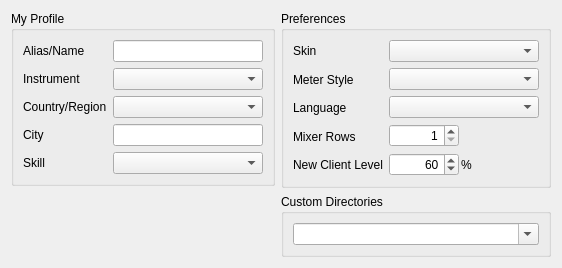
     <widget class="QWidget" name="tab_0_User">
      <attribute name="title">
       <string>User Setup</string>
      </attribute>
      <layout class="QVBoxLayout" name="verticalLayout_18">
       <item>
        <layout class="QHBoxLayout" name="horizontalLayout_2">
         <item>
          <layout class="QVBoxLayout" name="verticalLayout_12">
           <item>
            <spacer name="verticalSpacer_8">
             <property name="orientation">
              <enum>Qt::Vertical</enum>
             </property>
             <property name="sizeType">
              <enum>QSizePolicy::Preferred</enum>
             </property>
             <property name="sizeHint" stdset="0">
              <size>
               <width>20</width>
               <height>0</height>
              </size>
             </property>
            </spacer>
           </item>
           <item>
            <widget class="QGroupBox" name="grbMusician">
             <property name="title">
              <string>My Profile</string>
             </property>
             <layout class="QVBoxLayout" name="verticalLayout_10">
              <item>
               <layout class="QHBoxLayout" name="horizontalLayout_9">
                <item>
                 <layout class="QVBoxLayout" name="verticalLayout_8">
                  <item>
                   <widget class="QLabel" name="plblAlias">
                    <property name="sizePolicy">
                     <sizepolicy hsizetype="Preferred" vsizetype="Preferred">
                      <horstretch>0</horstretch>
                      <verstretch>0</verstretch>
                     </sizepolicy>
                    </property>
                    <property name="text">
                     <string>Alias/Name</string>
                    </property>
                   </widget>
                  </item>
                  <item>
                   <widget class="QLabel" name="plblInstrument">
                    <property name="sizePolicy">
                     <sizepolicy hsizetype="Preferred" vsizetype="Preferred">
                      <horstretch>0</horstretch>
                      <verstretch>0</verstretch>
                     </sizepolicy>
                    </property>
                    <property name="text">
                     <string>Instrument</string>
                    </property>
                   </widget>
                  </item>
                  <item>
                   <widget class="QLabel" name="plblCountry">
                    <property name="sizePolicy">
                     <sizepolicy hsizetype="Preferred" vsizetype="Preferred">
                      <horstretch>0</horstretch>
                      <verstretch>0</verstretch>
                     </sizepolicy>
                    </property>
                    <property name="text">
                     <string>Country/Region</string>
                    </property>
                   </widget>
                  </item>
                  <item>
                   <widget class="QLabel" name="plblCity">
                    <property name="sizePolicy">
                     <sizepolicy hsizetype="Preferred" vsizetype="Preferred">
                      <horstretch>0</horstretch>
                      <verstretch>0</verstretch>
                     </sizepolicy>
                    </property>
                    <property name="text">
                     <string>City</string>
                    </property>
                   </widget>
                  </item>
                  <item>
                   <widget class="QLabel" name="plblSkill">
                    <property name="sizePolicy">
                     <sizepolicy hsizetype="Preferred" vsizetype="Preferred">
                      <horstretch>0</horstretch>
                      <verstretch>0</verstretch>
                     </sizepolicy>
                    </property>
                    <property name="text">
                     <string>Skill</string>
                    </property>
                   </widget>
                  </item>
                 </layout>
                </item>
                <item>
                 <layout class="QVBoxLayout" name="verticalLayout_9">
                  <item>
                   <widget class="QLineEdit" name="pedtAlias">
                    <property name="sizePolicy">
                     <sizepolicy hsizetype="Expanding" vsizetype="Preferred">
                      <horstretch>0</horstretch>
                      <verstretch>0</verstretch>
                     </sizepolicy>
                    </property>
                    <property name="minimumSize">
                     <size>
                      <width>150</width>
                      <height>0</height>
                     </size>
                    </property>
                   </widget>
                  </item>
                  <item>
                   <widget class="QComboBox" name="pcbxInstrument">
                    <property name="sizePolicy">
                     <sizepolicy hsizetype="Expanding" vsizetype="Preferred">
                      <horstretch>0</horstretch>
                      <verstretch>0</verstretch>
                     </sizepolicy>
                    </property>
                    <property name="minimumSize">
                     <size>
                      <width>150</width>
                      <height>0</height>
                     </size>
                    </property>
                   </widget>
                  </item>
                  <item>
                   <widget class="QComboBox" name="pcbxCountry">
                    <property name="sizePolicy">
                     <sizepolicy hsizetype="Expanding" vsizetype="Preferred">
                      <horstretch>0</horstretch>
                      <verstretch>0</verstretch>
                     </sizepolicy>
                    </property>
                    <property name="minimumSize">
                     <size>
                      <width>150</width>
                      <height>0</height>
                     </size>
                    </property>
                   </widget>
                  </item>
                  <item>
                   <widget class="QLineEdit" name="pedtCity">
                    <property name="sizePolicy">
                     <sizepolicy hsizetype="Expanding" vsizetype="Preferred">
                      <horstretch>0</horstretch>
                      <verstretch>0</verstretch>
                     </sizepolicy>
                    </property>
                    <property name="minimumSize">
                     <size>
                      <width>150</width>
                      <height>0</height>
                     </size>
                    </property>
                   </widget>
                  </item>
                  <item>
                   <widget class="QComboBox" name="pcbxSkill">
                    <property name="sizePolicy">
                     <sizepolicy hsizetype="Expanding" vsizetype="Preferred">
                      <horstretch>0</horstretch>
                      <verstretch>0</verstretch>
                     </sizepolicy>
                    </property>
                    <property name="minimumSize">
                     <size>
                      <width>150</width>
                      <height>0</height>
                     </size>
                    </property>
                   </widget>
                  </item>
                 </layout>
                </item>
               </layout>
              </item>
             </layout>
            </widget>
           </item>
           <item>
            <spacer name="verticalSpacer_7">
             <property name="orientation">
              <enum>Qt::Vertical</enum>
             </property>
             <property name="sizeType">
              <enum>QSizePolicy::Preferred</enum>
             </property>
             <property name="sizeHint" stdset="0">
              <size>
               <width>0</width>
               <height>0</height>
              </size>
             </property>
            </spacer>
           </item>
           <item>
            <spacer name="verticalSpacer_9">
             <property name="orientation">
              <enum>Qt::Vertical</enum>
             </property>
             <property name="sizeHint" stdset="0">
              <size>
               <width>0</width>
               <height>0</height>
              </size>
             </property>
            </spacer>
           </item>
           <item>
            <layout class="QVBoxLayout" name="verticalLayout_15"/>
           </item>
          </layout>
         </item>
         <item>
          <layout class="QVBoxLayout" name="verticalLayout_24">
           <item>
            <widget class="QGroupBox" name="gbxPreferences">
             <property name="title">
              <string>Preferences</string>
             </property>
             <layout class="QVBoxLayout" name="verticalLayout_11">
              <item>
               <layout class="QHBoxLayout" name="horizontalLayout_3">
                <item>
                 <layout class="QVBoxLayout" name="verticalLayout_5">
                  <item>
                   <widget class="QLabel" name="lblSkin">
                    <property name="text">
                     <string>Skin</string>
                    </property>
                   </widget>
                  </item>
                  <item>
                   <widget class="QLabel" name="lblMeterStyle">
                    <property name="text">
                     <string>Meter Style</string>
                    </property>
                   </widget>
                  </item>
                  <item>
                   <widget class="QLabel" name="lblLanguage">
                    <property name="text">
                     <string>Language</string>
                    </property>
                   </widget>
                  </item>
                  <item>
                   <widget class="QLabel" name="lblMixerRows">
                    <property name="text">
                     <string>Mixer Rows</string>
                    </property>
                   </widget>
                  </item>
                  <item>
                   <widget class="QLabel" name="lblNewClientLevel">
                    <property name="text">
                     <string>New Client Level</string>
                    </property>
                   </widget>
                  </item>
                 </layout>
                </item>
                <item>
                 <layout class="QVBoxLayout" name="verticalLayout_7">
                  <item>
                   <widget class="QComboBox" name="cbxSkin">
                    <property name="sizePolicy">
                     <sizepolicy hsizetype="Expanding" vsizetype="Fixed">
                      <horstretch>0</horstretch>
                      <verstretch>0</verstretch>
                     </sizepolicy>
                    </property>
                   </widget>
                  </item>
                  <item>
                   <widget class="QComboBox" name="cbxMeterStyle">
                    <property name="sizePolicy">
                     <sizepolicy hsizetype="Expanding" vsizetype="Fixed">
                      <horstretch>0</horstretch>
                      <verstretch>0</verstretch>
                     </sizepolicy>
                    </property>
                   </widget>
                  </item>
                  <item>
                   <widget class="CLanguageComboBox" name="cbxLanguage">
                    <property name="sizePolicy">
                     <sizepolicy hsizetype="Expanding" vsizetype="Fixed">
                      <horstretch>0</horstretch>
                      <verstretch>0</verstretch>
                     </sizepolicy>
                    </property>
                    <property name="minimumSize">
                     <size>
                      <width>150</width>
                      <height>0</height>
                     </size>
                    </property>
                   </widget>
                  </item>
                  <item>
                   <widget class="QSpinBox" name="spnMixerRows">
                    <property name="sizePolicy">
                     <sizepolicy hsizetype="Expanding" vsizetype="Fixed">
                      <horstretch>0</horstretch>
                      <verstretch>0</verstretch>
                     </sizepolicy>
                    </property>
                    <property name="maximumSize">
                     <size>
                      <width>70</width>
                      <height>16777215</height>
                     </size>
                    </property>
                    <property name="alignment">
                     <set>Qt::AlignRight|Qt::AlignTrailing|Qt::AlignVCenter</set>
                    </property>
                    <property name="buttonSymbols">
                     <enum>QAbstractSpinBox::UpDownArrows</enum>
                    </property>
                    <property name="minimum">
                     <number>1</number>
                    </property>
                    <property name="maximum">
                     <number>8</number>
                    </property>
                   </widget>
                  </item>
                  <item>
                   <layout class="QVBoxLayout" name="verticalLayout_3">
                    <item>
                     <layout class="QHBoxLayout" name="horizontalLayout_13">
                      <property name="spacing">
                       <number>2</number>
                      </property>
                      <item>
                       <widget class="QSpinBox" name="spnNewClientLevel">
                        <property name="sizePolicy">
                         <sizepolicy hsizetype="Expanding" vsizetype="Fixed">
                          <horstretch>0</horstretch>
                          <verstretch>0</verstretch>
                         </sizepolicy>
                        </property>
                        <property name="maximumSize">
                         <size>
                          <width>70</width>
                          <height>16777215</height>
                         </size>
                        </property>
                        <property name="alignment">
                         <set>Qt::AlignRight|Qt::AlignTrailing|Qt::AlignVCenter</set>
                        </property>
                        <property name="buttonSymbols">
                         <enum>QAbstractSpinBox::UpDownArrows</enum>
                        </property>
                        <property name="minimum">
                         <number>0</number>
                        </property>
                        <property name="maximum">
                         <number>100</number>
                        </property>
                        <property name="stepType">
                         <enum>QAbstractSpinBox::AdaptiveDecimalStepType</enum>
                        </property>
                        <property name="value">
                         <number>60</number>
                        </property>
                       </widget>
                      </item>
                      <item>
                       <widget class="QLabel" name="lblPercentUnit">
                        <property name="text">
                         <string notr="true">%</string>
                        </property>
                        <property name="indent">
                         <number>-1</number>
                        </property>
                       </widget>
                      </item>
                     </layout>
                    </item>
                   </layout>
                  </item>
                 </layout>
                </item>
               </layout>
              </item>
             </layout>
            </widget>
           </item>
           <item>
            <widget class="QGroupBox" name="groupBoxCustomDirectories">
             <property name="title">
              <string>Custom Directories</string>
             </property>
             <layout class="QVBoxLayout" name="verticalLayout_23">
              <item>
               <layout class="QVBoxLayout" name="verticalLayout_22">
                <item>
                 <widget class="QComboBox" name="cbxCustomDirectories">
                  <property name="editable">
                   <bool>true</bool>
                  </property>
                 </widget>
                </item>
               </layout>
              </item>
             </layout>
            </widget>
           </item>
           <item>
            <spacer name="verticalSpacer">
             <property name="orientation">
              <enum>Qt::Vertical</enum>
             </property>
             <property name="sizeHint" stdset="0">
              <size>
               <width>0</width>
               <height>0</height>
              </size>
             </property>
            </spacer>
           </item>
          </layout>
         </item>
        </layout>
       </item>
      </layout>
     </widget>
